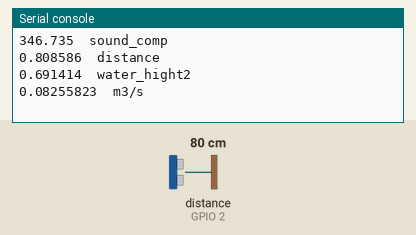
This program was run on a simulated ESP32 board running MicroPython. On the bench: the last lines printed to the serial console. The inputs (shaded band) are chosen by the test bench; at power-on: distance to the obstacle (sensor on GPIO 2) 80 cm. The echo pulse lasts 58.3 µs per cm.

Above: at 1.2 s.
1.3 s: distance to the obstacle (sensor on GPIO 2) set to 250 cm
At 3.4 s:
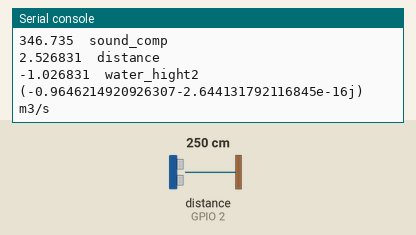
7.5 s: distance to the obstacle (sensor on GPIO 2) set to 2 cm
At 9.8 s:
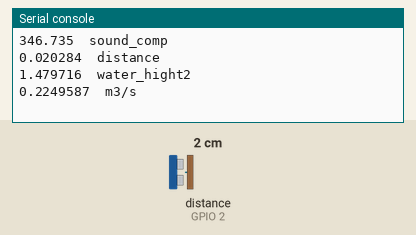
Timing chart, 0 to 11.3 s (numbered marks = the images above; inputs shaded):
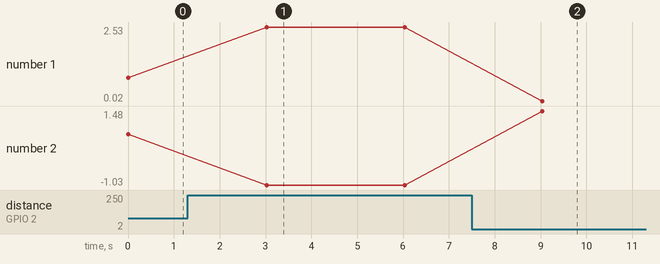

The program:

HC-SR04_Loboris.py
```python
import machine
import time


trig = machine.Pin(4, machine.Pin.OUT)
echo = machine.Pin(2, machine.Pin.IN)

timeout_us = 25000  # no need to wait more then sensor's range limit (4,00 m)

sensor_hight = 1.50

while True:
    temp_dht22 = 23.3
    hum_dht22 = 98

    trig.value(0)  # Stabilize the sensor
    time.sleep_us(2)
    trig.value(1)
    time.sleep_us(10)
    trig.value(0)

    duration = machine.time_pulse_us(echo, 1, timeout_us)

    if duration < 0:
        print("Out of range")
    else:
        # To calculate the distance we get the pulse_time and divide it by 2
        # (the pulse walk the distance twice)
        # the sound speed on air (343.2 m/s), that It's equivalent to
        # 0.034320 cm/us that is 1cm each 29.1us

        # Calculate the Speed of Sound in M/S
        sound_comp = 331.4 + (0.606 * temp_dht22) + (0.0124 * hum_dht22)
        print(sound_comp, " sound_comp")

        distance = (duration / 2) * (sound_comp/1000000) # m/us
        print(distance, " distance")

        water_hight = sensor_hight - distance #m
        print(water_hight, " water_hight2")


        discharge = (0.209763317*(water_hight**(5/3)))/((water_hight + 0.918486862)**(2/3))
        print(discharge, " m3/s")

        time.sleep(3)
```

Measured:
- after the input at 1.3 s, the serial console: prints a new line after 1.7 s (image 1)
- after the input at 7.5 s, the serial console: prints a new line after 1.5 s (image 2)
- plotted number 1: 0.81 → 2.53 after the input at 1.3 s, 2.53 → 0.02 after the input at 7.5 s
- plotted number 2: 0.69 → -1.03 after the input at 1.3 s, -1.03 → 1.48 after the input at 7.5 s
